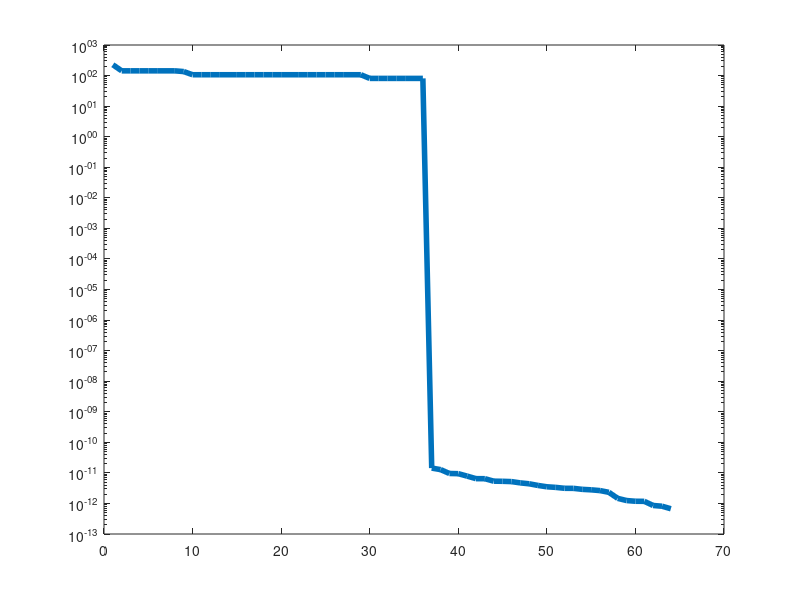

The MATLAB script that drew this image: (Note: this script raises an error after producing the figure.)
%% Check that degree 2 graphons generate degree 3
clear all, close all, clc
vec = @(x) x(:);

n = 2; % initial degree of graphons

% Basis for V_n:
E = zeros(2^n, 2^n, 2);
E(:,:,1) = diag([1, zeros(1, 2^n-1)]); 
E(:,:,2) = zeros(2^n); E(1,2,2)=1; E(2,1,2)=1;

% generate all order 2^{n+1} permutations:
I = eye(2^(n+1));
M = reshape(I(:,flipud(perms(1:2^(n+1))).'),2^(n+1),2^(n+1),factorial(2^(n+1))); 

% Embed basis into V_{n+1}, form its G_{n+1}-orbits
E_orbit = zeros((2^(n+1))^2, size(M,3), size(E,3));
for jj = 1:size(E,3)
    for ii = 1:size(M,3) 
        E_orbit(:,ii, jj) = vec(M(:,:,ii)*kron(E(:,:,jj),ones(2))*M(:,:,ii)');
    end
end
E_orbit = reshape(E_orbit,[], size(M,3)*size(E,3)); 

% check that span of orbits is all of S^{2^{n+1}}.
s = svd(E_orbit);
expected_rk = nchoosek(2^(n+1)+1,2); % dim S^{2^{n+1}}

display(['min sing. value = ' num2str(s(expected_rk))]) % this should be big

figure, semilogy(s, 'linewidth', 4), xline(expected_rk, '--k', 'linewidth', 3)
xlabel('$i$','interpreter','latex'), ylabel('$\sigma_i$','interpreter','latex'), legend({'Sing. val''s', 'expected rank'},'box','off', 'location', 'northeast')
set(gca,'fontsize',18)